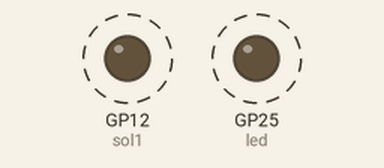
This program was run on a simulated Raspberry Pi Pico running MicroPython. Shown: output pins drawn as LEDs (lit = HIGH). Dashed ring = blinking. What the program prints to the serial console is not drawn. At 40.0 s the program stops and its outputs stay as they are.

Above: at 0.5 s.
Timing chart, 0 to 4.6 s (numbered marks = the images above):
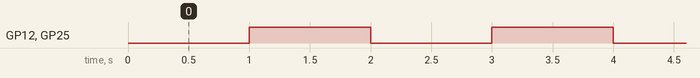

Measured:
- by itself, GP12 (sol1), GP25 (led): alternates HIGH for 1.0 s and LOW for 1.0 s

The program:

soltest.py
```python
from machine import Pin
from time import sleep,sleep_ms,sleep_us

sol1 = Pin(12,Pin.OUT)
led = Pin("LED",Pin.OUT)

print("START")
for i in range(20):
    sol1.value(0)
    led.value(0)
    print("OFF")
    sleep(1)
    sol1.value(1)
    led.value(1)
    print("ON")
    sleep(1)

sol1.value(0)
led.value(0)
print("FINISH")
```
